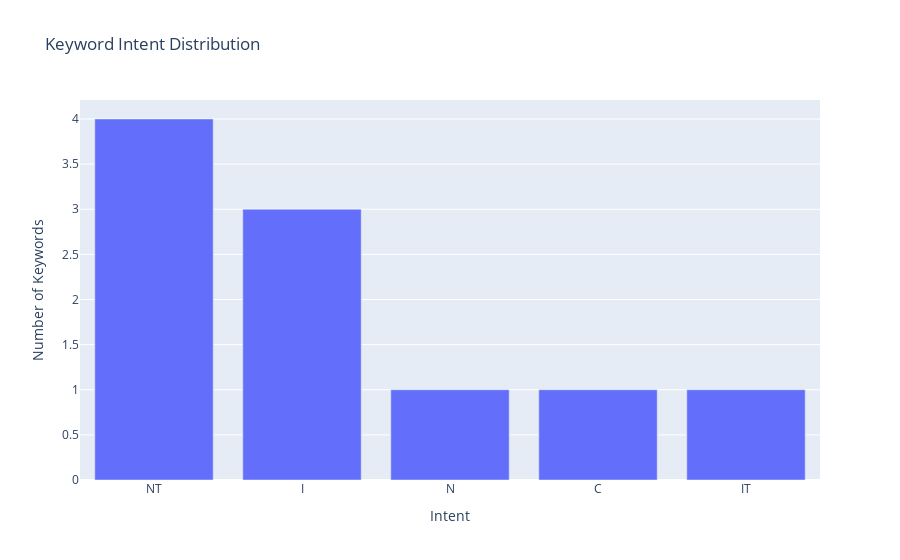

Write notebook code for a chart like this one.
### Code cell
# 5. Keyword Intent Distribution
intent_counts = df['Intent'].value_counts().reset_index()
intent_counts.columns = ['Intent', 'Count']
fig5 = px.bar(intent_counts, x='Intent', y='Count', 
              title='Keyword Intent Distribution',
              labels={'Count': 'Number of Keywords'})
fig5.show()

### Figure 1 — Plotly figure (JSON) as saved in the notebook; plotly's stock layout.template omitted (floating-point values rounded to 4 significant figures)
{"data": [{"alignmentgroup": "True", "hovertemplate": "Intent=%{x}<br>Number of Keywords=%{y}<extra></extra>", "legendgroup": "", "marker": {"color": "#636efa", "pattern": {"shape": ""}}, "name": "", "offsetgroup": "", "orientation": "v", "showlegend": false, "textposition": "auto", "type": "bar", "x": ["NT", "I", "N", "C", "IT"], "xaxis": "x", "y": [4, 3, 1, 1, 1], "yaxis": "y"}], "layout": {"barmode": "relative", "legend": {"tracegroupgap": 0}, "title": {"text": "Keyword Intent Distribution"}, "xaxis": {"anchor": "y", "domain": [0, 1], "title": {"text": "Intent"}}, "yaxis": {"anchor": "x", "domain": [0, 1], "title": {"text": "Number of Keywords"}}}}
